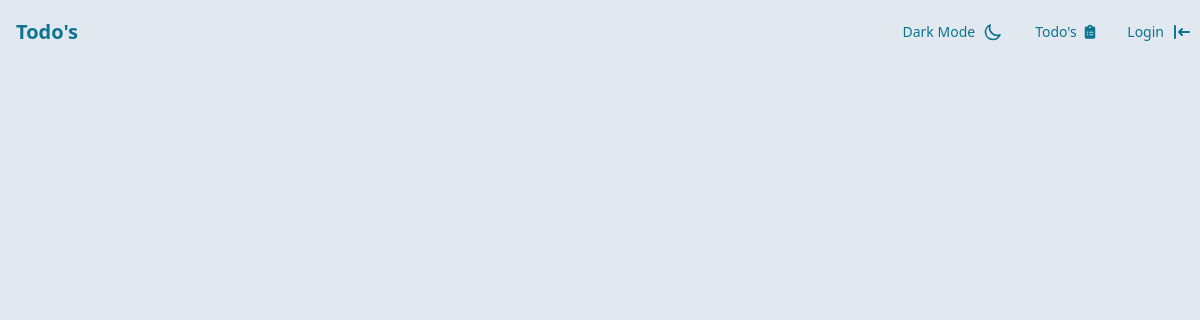
Before: / with the older database file.
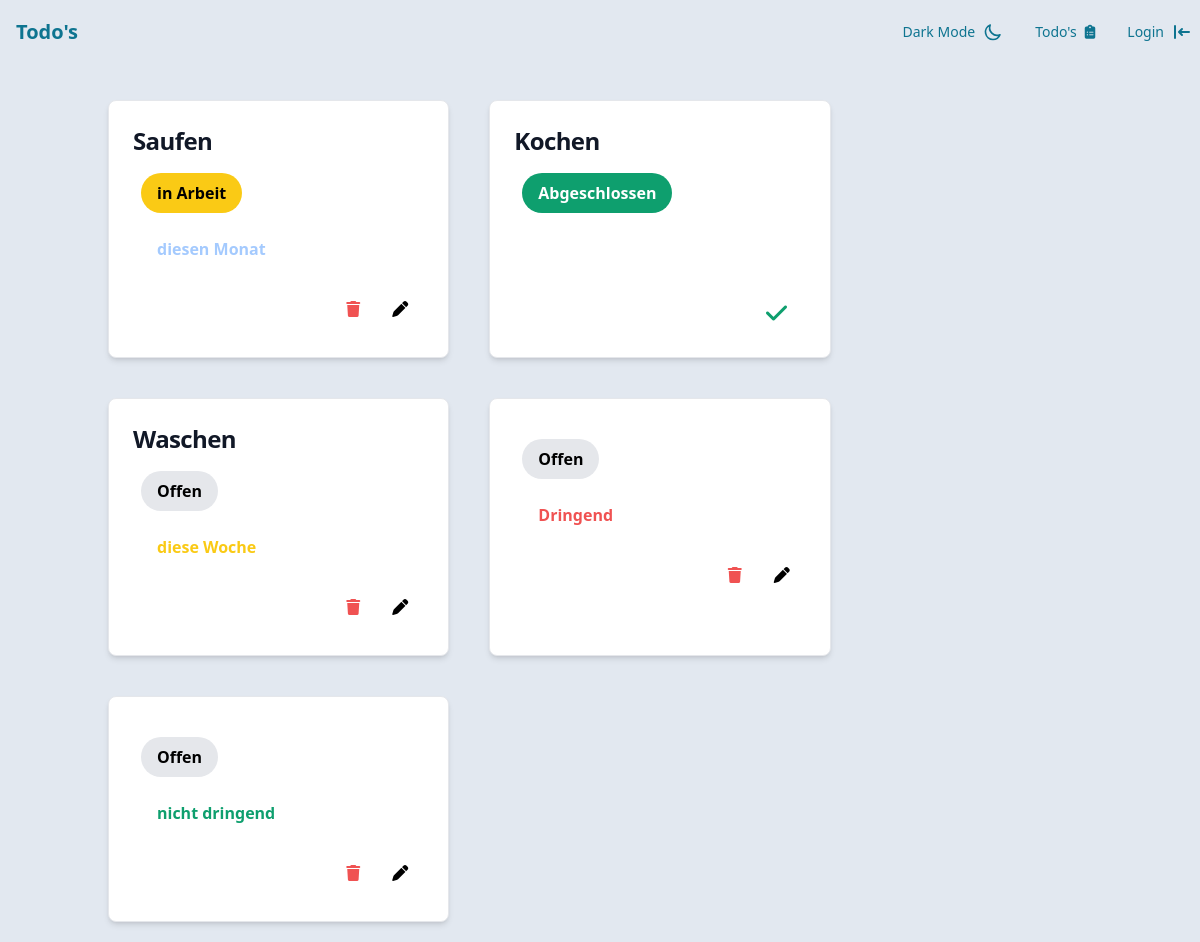
After: the same page with the newer database file.
### todo/models.py (models this page shows, shortened)
class Todo(models.Model):
    user = models.ForeignKey(User, on_delete=models.CASCADE)
    todo = models.CharField(max_length=255)
    status = models.ForeignKey(Status, on_delete=models.CASCADE)
    importance = models.ForeignKey(Importance, on_delete=models.CASCADE)

class Status(models.Model):
    status = models.CharField(max_length=255)
    def __str__(self):
        return self.status

class Importance(models.Model):
    importance = models.CharField(max_length=255)
    def __str__(self):
        return self.importance

### todo/views.py (the view)
# urls.py: path('', views.index_view, name="index"),
def index_view(request):
    importances = Importance.objects.all()
    status = Status.objects.all()
    todos = Todo.objects.all()
    return render(request, "todo-templates/index_todo.html", {
            "todos": todos,
            "importances": importances
    })

### templates/todo-templates/index_todo.html (shortened to what this page needs)
{% extends '_base.html' %}
{% block content %}
    {% include 'todo-templates/todo-li-el.html' %}
{% endblock %}

### templates/_base.html (shortened to what this page needs)
{% load compress %}
{% load static %}
<!DOCTYPE html>
<html lang="en" class="" id="change--mode">
<head>
    <link rel="stylesheet" href="{% static 'src/toaster-copied.css' %}">
    {% compress css %}
    <link rel="stylesheet" href="{% static 'src/output.css' %}">
    {% endcompress %}
</head>
<body class="bg-slate-200 dark:bg-slate-600">
    {% include "navbar.html" %}
    <div class="container mx-auto mt-4">
        {% block content %}
        {% endblock content %}
    </div>
</body>
</html>

### templates/navbar.html (shortened to what this page needs)
<nav class="border-gray-200 md:px-2 sm:px-4 md:py-2.5 bg-slate-200 dark:bg-gray-800 dark:shadow-lg">
    <div class="flex flex-wrap justify-between items-center mx-auto">
        <a href="{% url 'todo:index' %}" class="flex items-center">
            <span class="p-2 self-center text-cyan-700 text-xl font-semibold whitespace-nowrap dark:text-white">Todo's</span>
        </a>
        <div class="hidden w-full md:block md:w-auto ease-in-out duration-200" id="mobile-menu">
            <ul class="flex flex-col mt-4 md:flex-row md:space-x-8 md:mt-0 md:text-sm md:font-medium">
                <li id="nav--mode" class="cursor-pointer flex items-center bg-cyan-700/50 hover:text-slate-700 ease-in-out duration-150 flex block py-2 pr-4 pl-3 text-white  md:bg-transparent md:text-cyan-700 md:p-0 dark:text-white" onclick="changeMode()">
                    Dark Mode
                    <svg xmlns="http://www.w3.org/2000/svg" class="ml-2 h-5 w-5" fill="none" viewBox="0 0 24 24" stroke="currentColor" stroke-width="2">
                      <path stroke-linecap="round" stroke-linejoin="round" d="M20.354 15.354A9 9 0 018.646 3.646 9.003 9.003 0 0012 21a9.003 9.003 0 008.354-5.646z" />
                    </svg>
                </li>
                <li>
                    <a href="{% url 'todo:index' %}" class="flex items-center bg-cyan-700/50 hover:text-slate-700 ease-in-out duration-150 flex block py-2 pr-4 pl-3 text-white md:bg-transparent md:text-cyan-700 md:p-0 dark:text-white" aria-current="page">
                        Todo's
                        <i class="fa-solid fa-clipboard-list ml-2"></i>
                    </a>
                </li>
                {% if user.is_authenticated %}
                <li>
                    <a href="{% url 'todo:logout' %}" class="text-red-500 flex items-center bg-cyan-700/50 hover:text-slate-700 ease-in-out duration-150 flex block py-2 pr-4 pl-3 text-white md:bg-transparent md:p-0 dark:text-white">
                        Logout
                        <svg xmlns="http://www.w3.org/2000/svg" class="ml-2 h-5 w-5" viewBox="0 0 20 20" fill="currentColor">
                          <path fill-rule="evenodd" d="M3 3a1 1 0 00-1 1v12a1 1 0 102 0V4a1 1 0 00-1-1zm10.293 9.293a1 1 0 001.414 1.414l3-3a1 1 0 000-1.414l-3-3a1 1 0 10-1.414 1.414L14.586 9H7a1 1 0 100 2h7.586l-1.293 1.293z" clip-rule="evenodd" />
                        </svg>
                    </a>
                </li>
                {% else %}
                <li>
                    <a href="#" class="flex items-center bg-cyan-700/50 hover:text-slate-700 ease-in-out duration-150 flex block py-2 pr-4 pl-3 text-white bg-cyan-700 md:bg-transparent md:text-cyan-700 md:p-0 dark:text-white" data-modal-toggle="authentication-modal">
                        Login
                    </a>
                </li>
                {% endif %}
            </ul>
        </div>
    </div>
</nav>

### templates/todo-templates/todo-li-el.html
<div class="flex flex-wrap m-auto">
        {% for todo in todos %}
            <div class="m-5 w-full md:w-4/12 block p-6 max-w-sm bg-white rounded-lg border border-gray-200 shadow-md dark:bg-gray-800 dark:border-gray-700 dark:hover:bg-gray-700">
                <h5 class="mb-2 text-2xl font-bold tracking-tight text-gray-900 dark:text-white">{{ todo.todo }}</h5>
                {% include 'todo-templates/todo-status.html' %}
                {% include 'todo-templates/todo-importance.html' %}
                {% if todo.status.status == 'Abgeschlossen' %}
                    <div class="flex justify-end w-full"><i class="h-8 w-8 fa-solid fa-check text-green-500 hover:text-green-700 ease-in-out duration-150 py-4 scale-150"></i></div>
                {% else %}
                    <div class="flex w-full justify-end">
                        <div><i class="fa-solid text-right fa-trash text-red-500 hover:text-red-700 ease-in-out duration-150 p-4"></i></div>
                        <div><i class="fa-solid text-right fa-pen p-4"></i></div>
                    </div>
                {% endif %}
            </div>
        {% endfor %}
</div>

### templates/todo-templates/todo-status.html
<div class="m-2 my-4 flex">
    {% if todo.status.status == 'Offen' %}
        <p class="bg-gray-200 px-4 py-2 font-bold rounded-full">{{ todo.status }}</p>
    {% elif todo.status.status == 'Abgeschlossen'%}
        <p class="bg-green-500 px-4 py-2 text-white font-bold rounded-full">{{ todo.status }}</p>
    {% else %}
        <p class="bg-yellow-300 px-4 py-2 font-bold rounded-full">{{ todo.status }}</p>
    {% endif %}
</div>

### templates/todo-templates/todo-importance.html
<div class="m-2 my-4 flex {% if todo.status.status == "Abgeschlossen" %} invisible {% endif %}">
    {% if todo.importance.importance == 'nicht dringend' %}
        <p class="px-4 py-2 font-bold rounded-full text-green-500">{{ todo.importance }}</p>
    {% elif todo.importance.importance == 'diesen Monat'%}
        <p class="px-4 py-2 font-bold rounded-full text-blue-300">{{ todo.importance }}</p>
    {% elif todo.importance.importance == 'diese Woche'%}
        <p class="px-4 py-2 font-bold rounded-ful text-yellow-300">{{ todo.importance }}</p>
    {% elif todo.importance.importance == 'wenn möglich'%}
        <p class="px-4 py-2 font-bold rounded-ful text-orange-500">{{ todo.importance }}</p>
    {% else %}
        <p class="px-4 py-2 font-bold rounded-full text-red-500">{{ todo.importance }}</p>
    {% endif %}
</div>

Changed rows visible on the page:
added Todo: todo "Saufen", status "in Arbeit", importance "diesen Monat"
added Todo: todo "Kochen", status "Abgeschlossen"
added Todo: todo "Waschen", status "Offen", importance "diese Woche"
added Todo: status "Offen", importance "Dringend"
added Todo: status "Offen", importance "nicht dringend"
